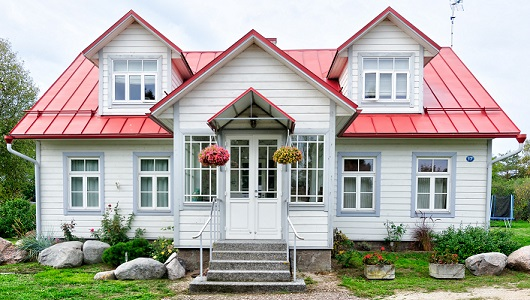
#> input picture image_processing_files/house.jpg, 530 x 300 px, found by its file name
$ python smoothing.py
#> lines starting #> are read from the running program, lines starting #| are printed output that depends on the picture
import cv2 as cv
import numpy as np
import matplotlib.pyplot as plt

# read the image
path = "image_processing_files\house.jpg"
img = cv.imread(path)
#> img is the input picture: shape (300, 530, 3); mean B, G, R 160.2, 167.9, 170.2
cv.imshow("Original image",img)

# Average blurr
average_blur = cv.blur(img,(5,5),cv.BORDER_DEFAULT)
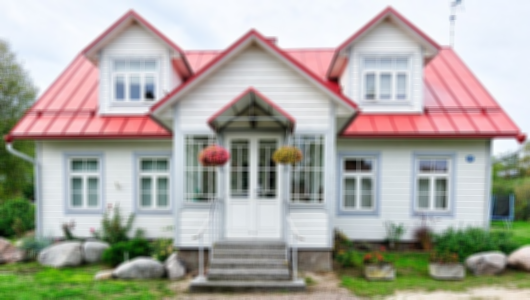
#> average_blur: shape (300, 530, 3); mean B, G, R 160.2, 167.9, 170.2
cv.imshow("Average Blur",average_blur)

#Gaussian blur
gauss_blur = cv.GaussianBlur(img,(5,5),5,cv.BORDER_DEFAULT)
cv.imshow("Gaussian Blur",gauss_blur)

# Median blurr
median_blur = cv.medianBlur(img,3,cv.BORDER_DEFAULT)
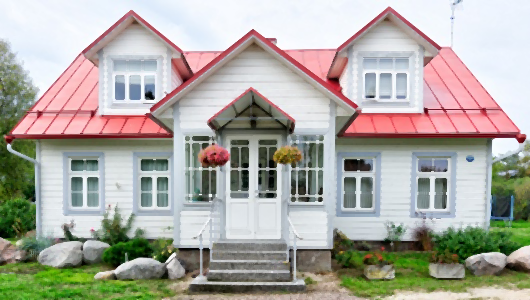
#> median_blur: shape (300, 530, 3); mean B, G, R 160.7, 168.7, 171.1
cv.imshow("Median Blur",median_blur)

# bilaterail filter (bilateral blur)
bilater_blur = cv.bilateralFilter(img,15,15,15,cv.BORDER_DEFAULT)
cv.imshow("Bilateral Blur",bilater_blur)


cv.waitKey(0)

$ run again, with image_processing_files/road.jpg copied over image_processing_files/house.jpg
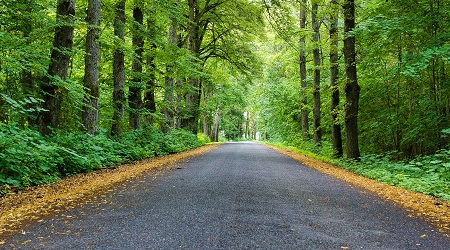
#> input picture image_processing_files/road.jpg, 450 x 250 px, found by its file name
#> img is the input picture: shape (250, 450, 3); mean B, G, R 61.6, 111, 89.5
#> `average_blur = cv.blur(img,(5,5),cv.BORDER_DEFAULT)`:
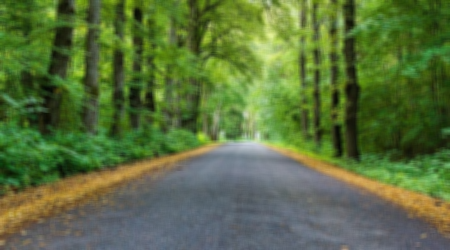
#> average_blur: shape (250, 450, 3); mean B, G, R 61.6, 111, 89.5
#> `median_blur = cv.medianBlur(img,3,cv.BORDER_DEFAULT)`:
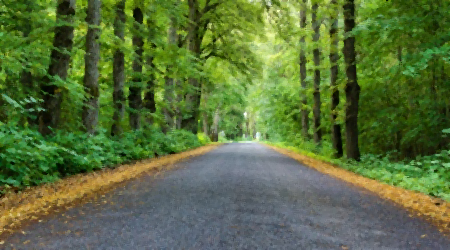
#> median_blur: shape (250, 450, 3); mean B, G, R 59.5, 110.1, 88.5
